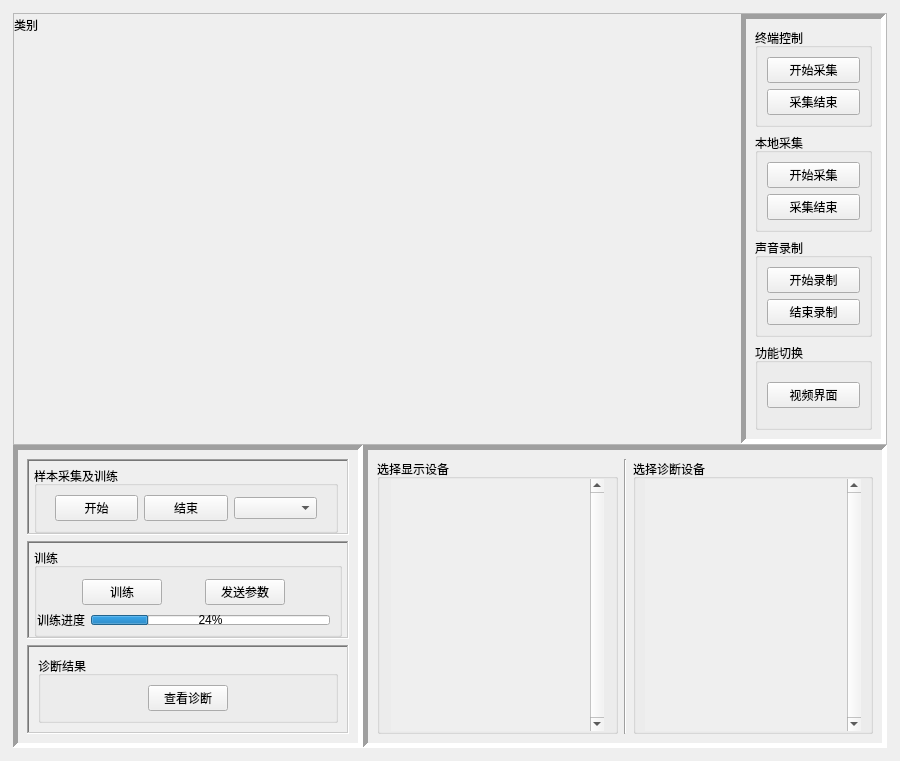
<?xml version="1.0" encoding="UTF-8"?>
<ui version="4.0">
 <class>AudioWidget</class>
 <widget class="QWidget" name="AudioWidget">
  <property name="geometry">
   <rect>
    <x>0</x>
    <y>0</y>
    <width>900</width>
    <height>761</height>
   </rect>
  </property>
  <property name="sizePolicy">
   <sizepolicy hsizetype="Preferred" vsizetype="Preferred">
    <horstretch>0</horstretch>
    <verstretch>0</verstretch>
   </sizepolicy>
  </property>
  <property name="windowTitle">
   <string>Form</string>
  </property>
  <layout class="QGridLayout" name="gridLayout">
   <item row="0" column="0">
    <widget class="QStackedWidget" name="stackedWidget">
     <property name="sizePolicy">
      <sizepolicy hsizetype="Preferred" vsizetype="Preferred">
       <horstretch>0</horstretch>
       <verstretch>0</verstretch>
      </sizepolicy>
     </property>
     <property name="currentIndex">
      <number>0</number>
     </property>
     <widget class="QWidget" name="page_3">
      <layout class="QGridLayout" name="gridLayout_4" rowstretch="5,1" columnstretch="2,3">
       <property name="leftMargin">
        <number>2</number>
       </property>
       <property name="topMargin">
        <number>2</number>
       </property>
       <property name="rightMargin">
        <number>2</number>
       </property>
       <property name="bottomMargin">
        <number>2</number>
       </property>
       <property name="spacing">
        <number>0</number>
       </property>
       <item row="0" column="0" colspan="2">
        <widget class="QFrame" name="frame_7">
         <property name="frameShape">
          <enum>QFrame::StyledPanel</enum>
         </property>
         <property name="frameShadow">
          <enum>QFrame::Sunken</enum>
         </property>
         <layout class="QHBoxLayout" name="horizontalLayout" stretch="5,1">
          <property name="spacing">
           <number>2</number>
          </property>
          <property name="leftMargin">
           <number>0</number>
          </property>
          <property name="topMargin">
           <number>0</number>
          </property>
          <property name="rightMargin">
           <number>0</number>
          </property>
          <property name="bottomMargin">
           <number>0</number>
          </property>
          <item>
           <widget class="QWidget" name="widget_3" native="true">
            <property name="sizePolicy">
             <sizepolicy hsizetype="Minimum" vsizetype="Minimum">
              <horstretch>0</horstretch>
              <verstretch>0</verstretch>
             </sizepolicy>
            </property>
            <property name="minimumSize">
             <size>
              <width>721</width>
              <height>426</height>
             </size>
            </property>
            <layout class="QVBoxLayout" name="verticalLayout">
             <property name="spacing">
              <number>2</number>
             </property>
             <property name="leftMargin">
              <number>0</number>
             </property>
             <property name="topMargin">
              <number>2</number>
             </property>
             <property name="rightMargin">
              <number>0</number>
             </property>
             <property name="bottomMargin">
              <number>0</number>
             </property>
             <item>
              <widget class="QLabel" name="label_audio_class">
               <property name="sizePolicy">
                <sizepolicy hsizetype="Preferred" vsizetype="Fixed">
                 <horstretch>0</horstretch>
                 <verstretch>0</verstretch>
                </sizepolicy>
               </property>
               <property name="text">
                <string>类别</string>
               </property>
              </widget>
             </item>
             <item>
              <widget class="QCustomPlot" name="customPlot" native="true"/>
             </item>
            </layout>
           </widget>
          </item>
          <item>
           <widget class="QFrame" name="frame_8">
            <property name="sizePolicy">
             <sizepolicy hsizetype="Preferred" vsizetype="Preferred">
              <horstretch>0</horstretch>
              <verstretch>0</verstretch>
             </sizepolicy>
            </property>
            <property name="frameShape">
             <enum>QFrame::Panel</enum>
            </property>
            <property name="frameShadow">
             <enum>QFrame::Sunken</enum>
            </property>
            <property name="lineWidth">
             <number>5</number>
            </property>
            <property name="midLineWidth">
             <number>100</number>
            </property>
            <layout class="QVBoxLayout" name="verticalLayout_2">
             <item>
              <widget class="QGroupBox" name="groupBox">
               <property name="title">
                <string>终端控制</string>
               </property>
               <property name="flat">
                <bool>true</bool>
               </property>
               <layout class="QVBoxLayout" name="verticalLayout_6">
                <item>
                 <widget class="QPushButton" name="button_audio_capStart">
                  <property name="text">
                   <string>开始采集</string>
                  </property>
                 </widget>
                </item>
                <item>
                 <widget class="QPushButton" name="button_audio_capEnd">
                  <property name="text">
                   <string>采集结束</string>
                  </property>
                 </widget>
                </item>
               </layout>
              </widget>
             </item>
             <item>
              <widget class="QGroupBox" name="groupBox_2">
               <property name="autoFillBackground">
                <bool>true</bool>
               </property>
               <property name="styleSheet">
                <string notr="true">QGroupBox QGroupBox{
    border-width:10px;   //线的粗细
   border-style:solid;
  border-color:rgb(34, 34, 34);   //颜色，
  margin-top: 0.5ex;  //文字在方框中位置的偏离度
}</string>
               </property>
               <property name="title">
                <string>本地采集</string>
               </property>
               <property name="flat">
                <bool>true</bool>
               </property>
               <layout class="QVBoxLayout" name="verticalLayout_5">
                <item>
                 <widget class="QPushButton" name="button_local_start">
                  <property name="text">
                   <string>开始采集</string>
                  </property>
                 </widget>
                </item>
                <item>
                 <widget class="QPushButton" name="button_local_end">
                  <property name="text">
                   <string>采集结束</string>
                  </property>
                 </widget>
                </item>
               </layout>
              </widget>
             </item>
             <item>
              <widget class="QGroupBox" name="groupBox_3">
               <property name="focusPolicy">
                <enum>Qt::NoFocus</enum>
               </property>
               <property name="layoutDirection">
                <enum>Qt::LeftToRight</enum>
               </property>
               <property name="autoFillBackground">
                <bool>true</bool>
               </property>
               <property name="title">
                <string>声音录制</string>
               </property>
               <property name="flat">
                <bool>true</bool>
               </property>
               <layout class="QVBoxLayout" name="verticalLayout_4">
                <item>
                 <widget class="QPushButton" name="button_audio_recordStart">
                  <property name="text">
                   <string>开始录制</string>
                  </property>
                 </widget>
                </item>
                <item>
                 <widget class="QPushButton" name="button_audio_recordEnd">
                  <property name="text">
                   <string>结束录制</string>
                  </property>
                 </widget>
                </item>
               </layout>
              </widget>
             </item>
             <item>
              <widget class="QWidget" name="widget_6" native="true">
               <layout class="QHBoxLayout" name="horizontalLayout_4">
                <property name="leftMargin">
                 <number>0</number>
                </property>
                <property name="topMargin">
                 <number>0</number>
                </property>
                <property name="rightMargin">
                 <number>0</number>
                </property>
                <property name="bottomMargin">
                 <number>0</number>
                </property>
                <item>
                 <widget class="QGroupBox" name="groupBox_6">
                  <property name="title">
                   <string>功能切换</string>
                  </property>
                  <property name="flat">
                   <bool>true</bool>
                  </property>
                  <layout class="QVBoxLayout" name="verticalLayout_3">
                   <item>
                    <widget class="QPushButton" name="btn_ad_switch">
                     <property name="text">
                      <string>视频界面</string>
                     </property>
                    </widget>
                   </item>
                  </layout>
                 </widget>
                </item>
               </layout>
              </widget>
             </item>
            </layout>
           </widget>
          </item>
         </layout>
        </widget>
       </item>
       <item row="1" column="1">
        <widget class="QFrame" name="frame_10">
         <property name="frameShape">
          <enum>QFrame::Panel</enum>
         </property>
         <property name="frameShadow">
          <enum>QFrame::Sunken</enum>
         </property>
         <property name="lineWidth">
          <number>5</number>
         </property>
         <layout class="QHBoxLayout" name="horizontalLayout_9" stretch="1,0,1">
          <item>
           <widget class="QGroupBox" name="groupBox_7">
            <property name="title">
             <string>选择显示设备</string>
            </property>
            <property name="flat">
             <bool>true</bool>
            </property>
            <layout class="QVBoxLayout" name="verticalLayout_9">
             <property name="leftMargin">
              <number>11</number>
             </property>
             <property name="topMargin">
              <number>0</number>
             </property>
             <property name="rightMargin">
              <number>11</number>
             </property>
             <property name="bottomMargin">
              <number>0</number>
             </property>
             <item>
              <widget class="QScrollArea" name="scrollArea">
               <property name="frameShape">
                <enum>QFrame::NoFrame</enum>
               </property>
               <property name="verticalScrollBarPolicy">
                <enum>Qt::ScrollBarAlwaysOn</enum>
               </property>
               <property name="widgetResizable">
                <bool>true</bool>
               </property>
               <widget class="QWidget" name="scrollAreaWidgetContents_2">
                <property name="geometry">
                 <rect>
                  <x>0</x>
                  <y>0</y>
                  <width>175</width>
                  <height>258</height>
                 </rect>
                </property>
                <layout class="QVBoxLayout" name="verticalLayout_11">
                 <property name="leftMargin">
                  <number>0</number>
                 </property>
                 <property name="topMargin">
                  <number>0</number>
                 </property>
                 <property name="rightMargin">
                  <number>0</number>
                 </property>
                 <property name="bottomMargin">
                  <number>0</number>
                 </property>
                 <item>
                  <widget class="QWidget" name="scrollWidget_ad_curve" native="true"/>
                 </item>
                </layout>
               </widget>
              </widget>
             </item>
            </layout>
           </widget>
          </item>
          <item>
           <widget class="Line" name="line">
            <property name="orientation">
             <enum>Qt::Vertical</enum>
            </property>
           </widget>
          </item>
          <item>
           <widget class="QGroupBox" name="groupBox_audio_dev">
            <property name="autoFillBackground">
             <bool>true</bool>
            </property>
            <property name="title">
             <string>选择诊断设备</string>
            </property>
            <property name="flat">
             <bool>true</bool>
            </property>
            <property name="checkable">
             <bool>false</bool>
            </property>
            <layout class="QVBoxLayout" name="verticalLayout_10">
             <property name="topMargin">
              <number>0</number>
             </property>
             <property name="bottomMargin">
              <number>0</number>
             </property>
             <item>
              <widget class="QScrollArea" name="scroll_audio_dev">
               <property name="frameShape">
                <enum>QFrame::NoFrame</enum>
               </property>
               <property name="frameShadow">
                <enum>QFrame::Plain</enum>
               </property>
               <property name="verticalScrollBarPolicy">
                <enum>Qt::ScrollBarAlwaysOn</enum>
               </property>
               <property name="widgetResizable">
                <bool>true</bool>
               </property>
               <widget class="QWidget" name="scrollAreaWidgetContents">
                <property name="geometry">
                 <rect>
                  <x>0</x>
                  <y>0</y>
                  <width>175</width>
                  <height>258</height>
                 </rect>
                </property>
                <layout class="QHBoxLayout" name="horizontalLayout_6">
                 <property name="spacing">
                  <number>0</number>
                 </property>
                 <property name="leftMargin">
                  <number>0</number>
                 </property>
                 <property name="topMargin">
                  <number>0</number>
                 </property>
                 <property name="rightMargin">
                  <number>0</number>
                 </property>
                 <property name="bottomMargin">
                  <number>0</number>
                 </property>
                 <item>
                  <widget class="QWidget" name="scrollwidget_ad_diag" native="true"/>
                 </item>
                </layout>
               </widget>
              </widget>
             </item>
            </layout>
           </widget>
          </item>
         </layout>
        </widget>
       </item>
       <item row="1" column="0">
        <widget class="QFrame" name="frame_9">
         <property name="frameShape">
          <enum>QFrame::Panel</enum>
         </property>
         <property name="frameShadow">
          <enum>QFrame::Sunken</enum>
         </property>
         <property name="lineWidth">
          <number>5</number>
         </property>
         <layout class="QVBoxLayout" name="verticalLayout_8">
          <item>
           <widget class="QFrame" name="frame_2">
            <property name="frameShape">
             <enum>QFrame::WinPanel</enum>
            </property>
            <property name="frameShadow">
             <enum>QFrame::Sunken</enum>
            </property>
            <property name="lineWidth">
             <number>10</number>
            </property>
            <layout class="QGridLayout" name="gridLayout_2">
             <property name="leftMargin">
              <number>5</number>
             </property>
             <property name="topMargin">
              <number>5</number>
             </property>
             <property name="bottomMargin">
              <number>0</number>
             </property>
             <item row="0" column="0">
              <widget class="QGroupBox" name="groupBox_4">
               <property name="focusPolicy">
                <enum>Qt::WheelFocus</enum>
               </property>
               <property name="title">
                <string>样本采集及训练</string>
               </property>
               <property name="flat">
                <bool>true</bool>
               </property>
               <layout class="QHBoxLayout" name="horizontalLayout_2">
                <property name="topMargin">
                 <number>0</number>
                </property>
                <property name="bottomMargin">
                 <number>0</number>
                </property>
                <item>
                 <widget class="QWidget" name="widget_8" native="true">
                  <layout class="QHBoxLayout" name="horizontalLayout_7">
                   <item>
                    <widget class="QPushButton" name="button_audio_sampleStart_2">
                     <property name="text">
                      <string>开始</string>
                     </property>
                    </widget>
                   </item>
                   <item>
                    <widget class="QPushButton" name="button_audio_sampleEnd_2">
                     <property name="text">
                      <string>结束</string>
                     </property>
                    </widget>
                   </item>
                   <item>
                    <widget class="QComboBox" name="combo_audio_2"/>
                   </item>
                  </layout>
                 </widget>
                </item>
               </layout>
              </widget>
             </item>
            </layout>
           </widget>
          </item>
          <item>
           <widget class="QFrame" name="frame">
            <property name="frameShape">
             <enum>QFrame::WinPanel</enum>
            </property>
            <property name="frameShadow">
             <enum>QFrame::Sunken</enum>
            </property>
            <property name="lineWidth">
             <number>10</number>
            </property>
            <layout class="QVBoxLayout" name="verticalLayout_7">
             <property name="leftMargin">
              <number>5</number>
             </property>
             <property name="topMargin">
              <number>5</number>
             </property>
             <property name="rightMargin">
              <number>5</number>
             </property>
             <property name="bottomMargin">
              <number>0</number>
             </property>
             <item>
              <widget class="QGroupBox" name="groupBox_5">
               <property name="autoFillBackground">
                <bool>true</bool>
               </property>
               <property name="title">
                <string>训练</string>
               </property>
               <property name="flat">
                <bool>true</bool>
               </property>
               <layout class="QGridLayout" name="gridLayout_3">
                <property name="leftMargin">
                 <number>0</number>
                </property>
                <property name="topMargin">
                 <number>11</number>
                </property>
                <property name="bottomMargin">
                 <number>5</number>
                </property>
                <item row="0" column="0" colspan="2">
                 <widget class="QWidget" name="widget" native="true">
                  <layout class="QHBoxLayout" name="horizontalLayout_3" stretch="1,0,0,0,1">
                   <property name="topMargin">
                    <number>0</number>
                   </property>
                   <property name="bottomMargin">
                    <number>0</number>
                   </property>
                   <item>
                    <spacer name="horizontalSpacer">
                     <property name="orientation">
                      <enum>Qt::Horizontal</enum>
                     </property>
                     <property name="sizeType">
                      <enum>QSizePolicy::Preferred</enum>
                     </property>
                     <property name="sizeHint" stdset="0">
                      <size>
                       <width>22</width>
                       <height>20</height>
                      </size>
                     </property>
                    </spacer>
                   </item>
                   <item>
                    <widget class="QPushButton" name="button_audio_train">
                     <property name="text">
                      <string>训练</string>
                     </property>
                    </widget>
                   </item>
                   <item>
                    <spacer name="horizontalSpacer_2">
                     <property name="orientation">
                      <enum>Qt::Horizontal</enum>
                     </property>
                     <property name="sizeType">
                      <enum>QSizePolicy::Fixed</enum>
                     </property>
                     <property name="sizeHint" stdset="0">
                      <size>
                       <width>37</width>
                       <height>20</height>
                      </size>
                     </property>
                    </spacer>
                   </item>
                   <item>
                    <widget class="QPushButton" name="btn_audio_param">
                     <property name="text">
                      <string>发送参数</string>
                     </property>
                    </widget>
                   </item>
                   <item>
                    <spacer name="horizontalSpacer_3">
                     <property name="orientation">
                      <enum>Qt::Horizontal</enum>
                     </property>
                     <property name="sizeType">
                      <enum>QSizePolicy::Preferred</enum>
                     </property>
                     <property name="sizeHint" stdset="0">
                      <size>
                       <width>21</width>
                       <height>20</height>
                      </size>
                     </property>
                    </spacer>
                   </item>
                  </layout>
                 </widget>
                </item>
                <item row="1" column="0">
                 <widget class="QLabel" name="label_4">
                  <property name="sizePolicy">
                   <sizepolicy hsizetype="Fixed" vsizetype="Preferred">
                    <horstretch>0</horstretch>
                    <verstretch>0</verstretch>
                   </sizepolicy>
                  </property>
                  <property name="text">
                   <string>训练进度</string>
                  </property>
                 </widget>
                </item>
                <item row="1" column="1">
                 <widget class="QProgressBar" name="progressBar_audio">
                  <property name="maximumSize">
                   <size>
                    <width>16777215</width>
                    <height>10</height>
                   </size>
                  </property>
                  <property name="value">
                   <number>24</number>
                  </property>
                 </widget>
                </item>
               </layout>
              </widget>
             </item>
            </layout>
           </widget>
          </item>
          <item>
           <widget class="QFrame" name="frame_3">
            <property name="frameShape">
             <enum>QFrame::WinPanel</enum>
            </property>
            <property name="frameShadow">
             <enum>QFrame::Sunken</enum>
            </property>
            <property name="lineWidth">
             <number>10</number>
            </property>
            <layout class="QHBoxLayout" name="horizontalLayout_5">
             <item>
              <widget class="QGroupBox" name="groupBox_8">
               <property name="title">
                <string>诊断结果</string>
               </property>
               <property name="flat">
                <bool>true</bool>
               </property>
               <layout class="QHBoxLayout" name="horizontalLayout_8">
                <item>
                 <spacer name="horizontalSpacer_4">
                  <property name="orientation">
                   <enum>Qt::Horizontal</enum>
                  </property>
                  <property name="sizeHint" stdset="0">
                   <size>
                    <width>95</width>
                    <height>20</height>
                   </size>
                  </property>
                 </spacer>
                </item>
                <item>
                 <widget class="QPushButton" name="btn_audio_diagnose">
                  <property name="text">
                   <string>查看诊断</string>
                  </property>
                 </widget>
                </item>
                <item>
                 <spacer name="horizontalSpacer_5">
                  <property name="orientation">
                   <enum>Qt::Horizontal</enum>
                  </property>
                  <property name="sizeHint" stdset="0">
                   <size>
                    <width>95</width>
                    <height>20</height>
                   </size>
                  </property>
                 </spacer>
                </item>
               </layout>
              </widget>
             </item>
            </layout>
           </widget>
          </item>
         </layout>
        </widget>
       </item>
      </layout>
     </widget>
     <widget class="QWidget" name="page_4"/>
    </widget>
   </item>
  </layout>
 </widget>
 <customwidgets>
  <customwidget>
   <class>QCustomPlot</class>
   <extends>QWidget</extends>
   <header location="global">qcustomplot.h</header>
   <container>1</container>
  </customwidget>
 </customwidgets>
 <resources/>
 <connections/>
</ui>
